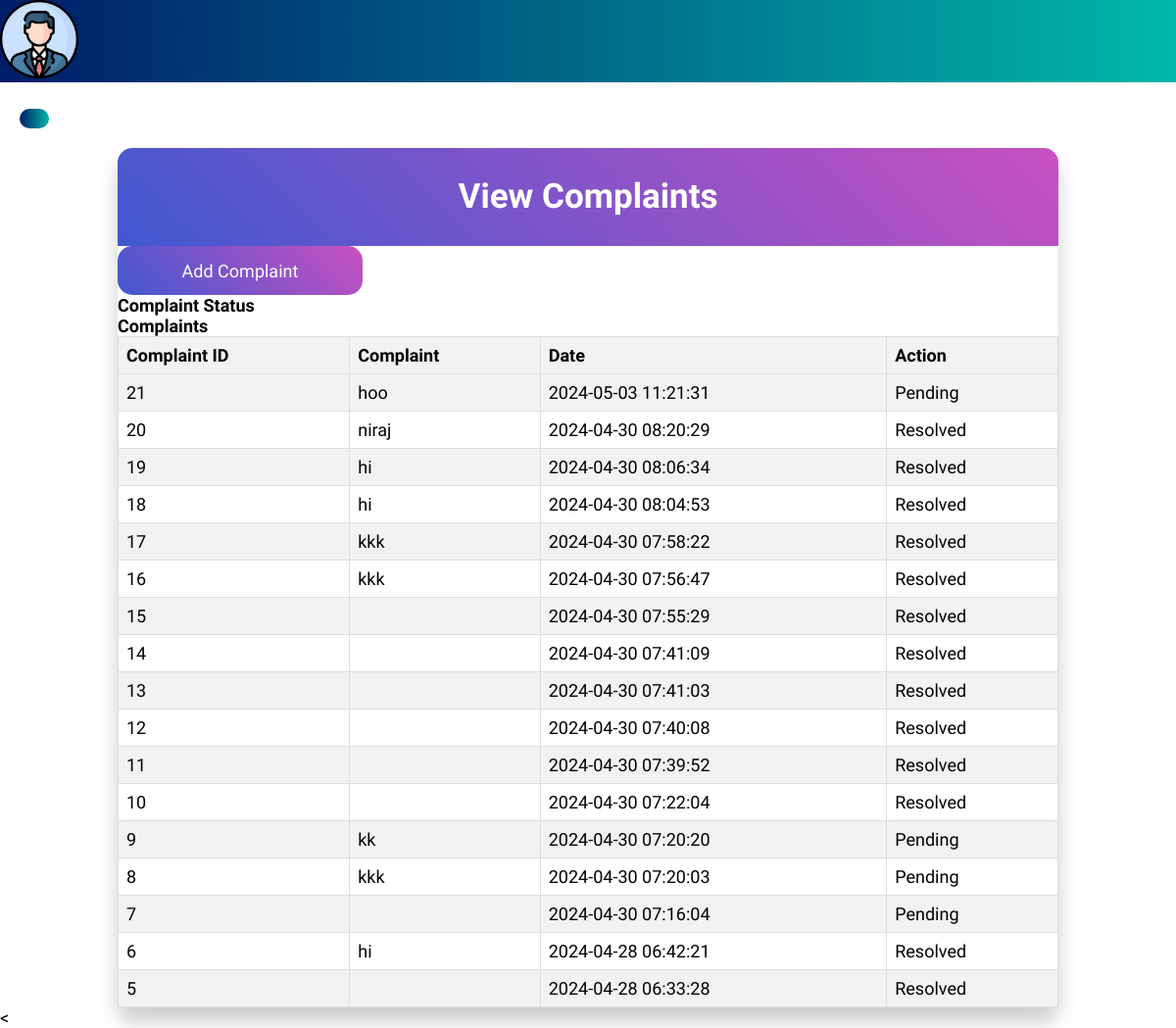
The app's page /users/user/Includes/complainUsers.php (signed in) with its own data.
### tables this page shows
CREATE TABLE `complain` (
  `complain_id` int(11) NOT NULL,
  `user_id` int(11) DEFAULT NULL,
  `complain_text` varchar(20) DEFAULT NULL,
  `complain_date` timestamp NOT NULL DEFAULT current_timestamp(),
  `resolved` tinyint(1) DEFAULT 0
);

### users/user/Includes/complainStatus.php (the view, shortened to what this page needs)
<?php
require_once('../../../connection/session.php');
$user_id =  $_SESSION['uid'];
$sql = "SELECT c.complain_id, c.complain_text, c.complain_date, c.resolved
        FROM complain c
        INNER JOIN user u ON c.user_id = u.user_id
        WHERE c.user_id = ?
        ORDER BY c.complain_date DESC";
$stmt = $con->prepare($sql);
$stmt->bind_param("i", $user_id);
$stmt->execute();
$result = $stmt->get_result();
if ($result->num_rows > 0) {
 ?>
 <!DOCTYPE html>
 <html lang="en">
 <head>
    <link rel="stylesheet" href="../assets/css/style.css">
 </head>
 <body>
 </body>
 </html>
<div>
    <h2>Complaints</h2>
    <div class="container">
        <table>
            <tr><th>Complaint ID</th><th>Complaint</th><th>Date</th><th>Action</th></tr>
            <?php
    while($row = $result->fetch_assoc()) {
        echo "<tr>";
        echo "<td>" . $row['complain_id'] . "</td>";
        echo "<td>" . $row['complain_text'] . "</td>";
        echo "<td>" . $row['complain_date'] . "</td>";
        if($row['resolved']==1){
            echo "<td>Resolved</td>";
        }else {
            echo "<td>Pending </td>";
        }
        echo "</tr>";
    }
    ?>
    </table>
</div>
    </div>
    <?php
} else {
    echo "No ` complaints found.";
}
?>

### assets/style.css (style rules this page uses)
table { border-collapse: collapse; width: 100%; }
th, td { border: 1px solid #dddddd; text-align: left; padding: 8px; }
th { background-color: #f2f2f2; }
tr:nth-child(even) { background-color: #f2f2f2; }

### users/user/assets/css/style.css (style rules this page uses)
* { margin: 0; padding: 0; font-family: 'Work Sans', sans-serif; font-size: 18px; }

### records on screen
complain: complain_id "21", complain_text "hoo", complain_date "2024-05-03 11:21:31", resolved "Pending"
complain: complain_id "20", complain_text "niraj", complain_date "2024-04-30 08:20:29", resolved "Resolved"
complain: complain_id "19", complain_text "hi", complain_date "2024-04-30 08:06:34", resolved "Resolved"
complain: complain_id "18", complain_text "hi", complain_date "2024-04-30 08:04:53", resolved "Resolved"
complain: complain_id "17", complain_text "kkk", complain_date "2024-04-30 07:58:22", resolved "Resolved"
complain: complain_id "16", complain_text "kkk", complain_date "2024-04-30 07:56:47", resolved "Resolved"
complain: complain_id "15", complain_date "2024-04-30 07:55:29", resolved "Resolved"
complain: complain_id "14", complain_date "2024-04-30 07:41:09", resolved "Resolved"
complain: complain_id "13", complain_date "2024-04-30 07:41:03", resolved "Resolved"
complain: complain_id "12", complain_date "2024-04-30 07:40:08", resolved "Resolved"
complain: complain_id "11", complain_date "2024-04-30 07:39:52", resolved "Resolved"
complain: complain_id "10", complain_date "2024-04-30 07:22:04", resolved "Resolved"
complain: complain_id "9", complain_text "kk", complain_date "2024-04-30 07:20:20", resolved "Pending"
complain: complain_id "8", complain_text "kkk", complain_date "2024-04-30 07:20:03", resolved "Pending"
complain: complain_id "7", complain_date "2024-04-30 07:16:04", resolved "Pending"
complain: complain_id "6", complain_text "hi", complain_date "2024-04-28 06:42:21", resolved "Resolved"
complain: complain_id "5", complain_date "2024-04-28 06:33:28", resolved "Resolved"
